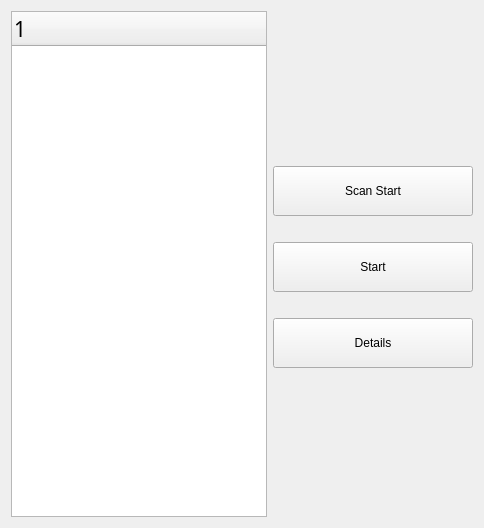
      <widget class="QWidget" name="tab_run">
       <attribute name="title">
        <string>Start</string>
       </attribute>
       <layout class="QGridLayout" name="gridLayout_17">
        <item row="0" column="1">
         <spacer name="verticalSpacer_12">
          <property name="orientation">
           <enum>Qt::Vertical</enum>
          </property>
          <property name="sizeType">
           <enum>QSizePolicy::Preferred</enum>
          </property>
          <property name="sizeHint" stdset="0">
           <size>
            <width>20</width>
            <height>149</height>
           </size>
          </property>
         </spacer>
        </item>
        <item row="1" column="1">
         <widget class="QPushButton" name="pushButton_25">
          <property name="minimumSize">
           <size>
            <width>200</width>
            <height>50</height>
           </size>
          </property>
          <property name="text">
           <string>Scan Start</string>
          </property>
         </widget>
        </item>
        <item row="2" column="1">
         <spacer name="verticalSpacer_13">
          <property name="orientation">
           <enum>Qt::Vertical</enum>
          </property>
          <property name="sizeType">
           <enum>QSizePolicy::Fixed</enum>
          </property>
          <property name="sizeHint" stdset="0">
           <size>
            <width>20</width>
            <height>20</height>
           </size>
          </property>
         </spacer>
        </item>
        <item row="3" column="1">
         <widget class="QPushButton" name="pushButton_26">
          <property name="minimumSize">
           <size>
            <width>200</width>
            <height>50</height>
           </size>
          </property>
          <property name="text">
           <string>Start</string>
          </property>
         </widget>
        </item>
        <item row="4" column="1">
         <spacer name="verticalSpacer_14">
          <property name="orientation">
           <enum>Qt::Vertical</enum>
          </property>
          <property name="sizeType">
           <enum>QSizePolicy::Fixed</enum>
          </property>
          <property name="sizeHint" stdset="0">
           <size>
            <width>20</width>
            <height>20</height>
           </size>
          </property>
         </spacer>
        </item>
        <item row="5" column="1">
         <widget class="QPushButton" name="pushButton_27">
          <property name="minimumSize">
           <size>
            <width>200</width>
            <height>50</height>
           </size>
          </property>
          <property name="text">
           <string>Details</string>
          </property>
         </widget>
        </item>
        <item row="6" column="1">
         <spacer name="verticalSpacer_11">
          <property name="orientation">
           <enum>Qt::Vertical</enum>
          </property>
          <property name="sizeType">
           <enum>QSizePolicy::Preferred</enum>
          </property>
          <property name="sizeHint" stdset="0">
           <size>
            <width>20</width>
            <height>149</height>
           </size>
          </property>
         </spacer>
        </item>
        <item row="0" column="0" rowspan="7">
         <widget class="QTreeWidget" name="treeWidget_2">
          <property name="font">
           <font>
            <family>Adobe Heiti Std</family>
            <pointsize>16</pointsize>
           </font>
          </property>
          <column>
           <property name="text">
            <string notr="true">1</string>
           </property>
          </column>
         </widget>
        </item>
       </layout>
      </widget>
